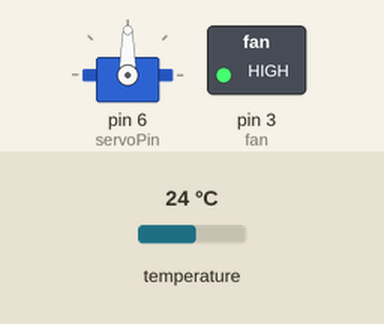
Simulated run of this sketch. Board: Arduino Uno, built with avr-gcc and run on an emulated ATmega328P. Shown: servo, switched loads named in the sketch (green lamp = pin HIGH). The test bench sets the inputs (shaded band); at power-on: temperature 24 °C. What the sketch prints to the serial monitor is not drawn.

Above: at 5.3 s.
5.4 s: temperature set to 29.7 °C
10.3 s: temperature set to 30.7 °C
At 12.8 s:
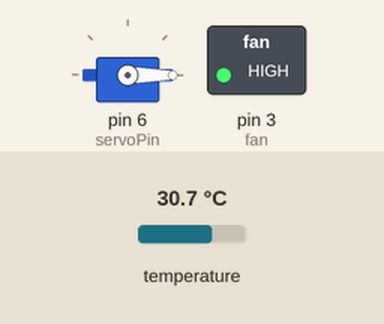
19.4 s: temperature set to 12 °C
At 20.4 s:
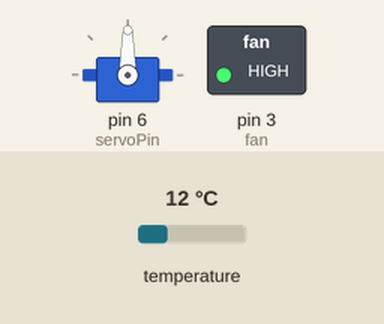
Timing chart, 0 to 22.4 s (numbered marks = the images above; inputs shaded):
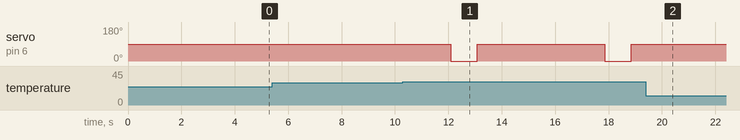

Measured:
- the behaviour switches between 30 and 30.1 °C on temperature (found by bisection; images 0 and 1)
- after the input at 5.4 s, every drawn part: stays the same
- after the input at 10.3 s, servo on pin 6 (servoPin): alternates 90° for 4.8 s and 0° for 1.0 s, starting after 1.8 s
- after the input at 19.4 s, servo on pin 6 (servoPin): stays 90° (without the input it goes to 0° after 4.2 s)

The sketch:

PayloadRocketry.ino
```cpp
// Include the libraries we need
#include <OneWire.h>
#include <DallasTemperature.h>
// Include the Servo library
#include <Servo.h>

// Data wire is plugged into port 2 on the Arduino
#define ONE_WIRE_BUS 5
#define fan 3
int servoPin = 6;
// Create a servo object
Servo Servo1;

// Setup a oneWire instance to communicate with any OneWire devices (not just Maxim/Dallas temperature ICs)
OneWire oneWire(ONE_WIRE_BUS);

// Pass our oneWire reference to Dallas Temperature.
DallasTemperature sensors(&oneWire);
int NumSensors=0;
/*
 * The setup function. We only start the sensors here
 */
void setup(void)
{
  pinMode(fan, OUTPUT);
  digitalWrite(fan, HIGH);
  // start serial port
  Serial.begin(9600);
  Serial.println("Dallas Temperature IC Control Library Demo");
  Servo1.attach(servoPin);


  // Start up the library
  sensors.begin();
  NumSensors=sensors.getDeviceCount();
  Serial.print(NumSensors);Serial.print(" sensor");
  if((NumSensors>1)&(NumSensors!=0))
    Serial.print("s");
  Serial.println(" available");
}

/*
 * Main function, get and show the temperature
 */
void loop(void)
{
  // call sensors.requestTemperatures() to issue a global temperature
  // request to all devices on the bus
  Serial.print("Requesting temperatures...");
  sensors.requestTemperatures(); // Send the command to get temperatures
  Serial.println("DONE");
  // After we got the temperatures, we can print them here.
  for(int i=0;i<NumSensors;i++)
  {
    Serial.print("Temperature Sensor ");Serial.print(i);Serial.print(" : ");
    float sensorTemp = sensors.getTempCByIndex(i);
    Serial.print(sensorTemp);
    Serial.print(" Celcius");
    if(sensorTemp > 30)
      {
        Servo1.write(0);
        delay(1000);
        Servo1.write(90);
        delay(1000);
      }
    if(i<NumSensors-1)
      Serial.print(",");
  }
  delay(3000);
  Serial.println();
}
```
